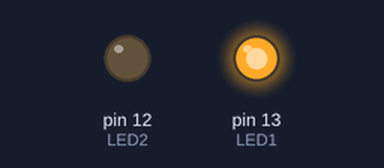
This sketch was run on a simulated Arduino Uno, built with avr-gcc and run on an emulated ATmega328P. Parts: output pins drawn as LEDs (lit = HIGH).

Above: at 0.2 s.
At 1.7 s:
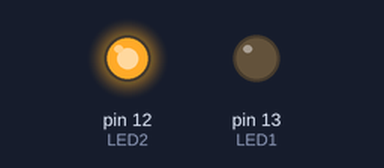
At 3.5 s:
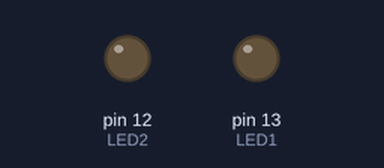
Timing chart, 0 to 6.5 s (numbered marks = the images above):
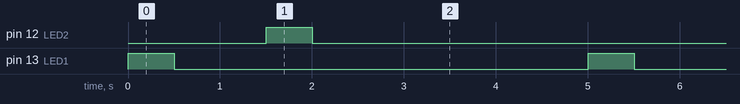

The sketch:

No_01.ino
```cpp
int LED1= 13; //led1 pin
int LED2= 12; //led2 pin
int X= 1000;  // delay for first led
int Y= 3000;  //delay for 2nd led

void setup()
{
  pinMode(LED1, OUTPUT); // pin declear
  pinMode(LED2, OUTPUT);
}

void loop()
{
  digitalWrite(LED1, HIGH); //Blink LED1
  delay(500);
  digitalWrite(LED1, LOW);
  delay(X);                 //wait Xs
  digitalWrite(LED2, HIGH); //Bink LED2
  delay(500);
  digitalWrite(LED2, LOW);
  delay(Y);                 //wait Ys
}
```

Measured:
- by itself, pin 12 (LED2), pin 13 (LED1): alternates HIGH for 0.50 s and LOW for 4.5 s
- by itself, everything shown: repeats every 5.0 s, in 4 steps
